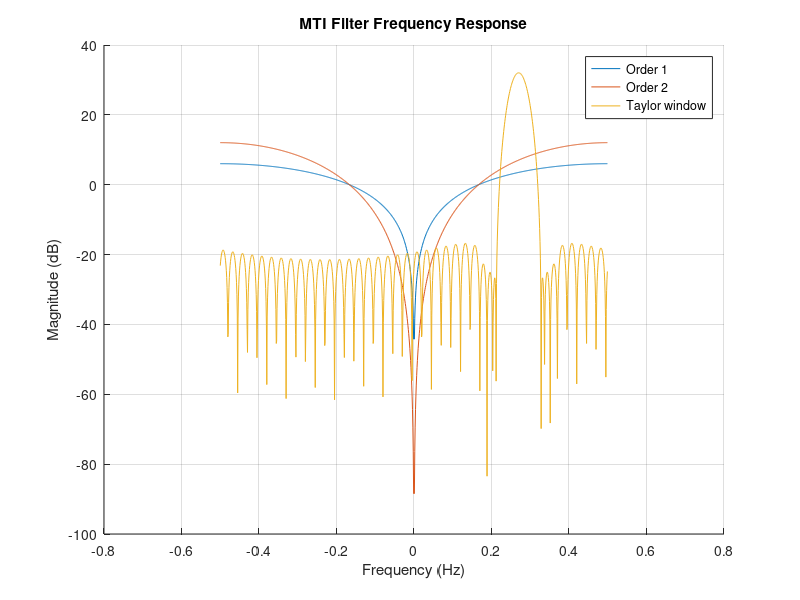

Reproduce this figure in MATLAB.
% Init Matlab. 
clearvars
close all
clc 

% Init MTI filter. 
mti_vec = {[1 -1], [1 -2 1], taylorwin(40, 4, -60).'.*exp(2*pi*1i*0.27*(0:39))}; % prf = 250 Hz. 
name = {'Order 1', 'Order 2', 'Taylor window'}; 
nof_mti = length(mti_vec); 
% N = length(mti); 

% Init p, legend_vec. 
p = [];
legend_vec = {}; 

% Init figure. 
fig = figure;

for i_mti = 1:nof_mti

    % Select mti filter. 
    mti = mti_vec{i_mti}; 

    % Create the frequency response. 
    Nfft = 1024; 
    mti_fft = fftshift(fft(mti, Nfft)); 
    mti_fft_db = 20*log10(abs(mti_fft));
    
    % Determine frequency vector. 
    fs = 1; 
    df = fs / Nfft; 
    f = -fs/2 : df : fs/2-df; 
    
    % Plot the frequency response in dB    
    hold on
    p(i_mti) = plot(f, mti_fft_db);
    legend_vec{i_mti} = name{i_mti}; 
    legend(p, legend_vec); 
    xlabel('Frequency (Hz)');
    ylabel('Magnitude (dB)');
    title('MTI Filter Frequency Response');
    grid on;

end 

% Save figure. 
% file_name = sprintf('order_%d', N-1);
file_name = 'Comparison MTI filters'; 
saveas(fig, [file_name '.emf'])
fprintf('%s saved.\n', file_name);
